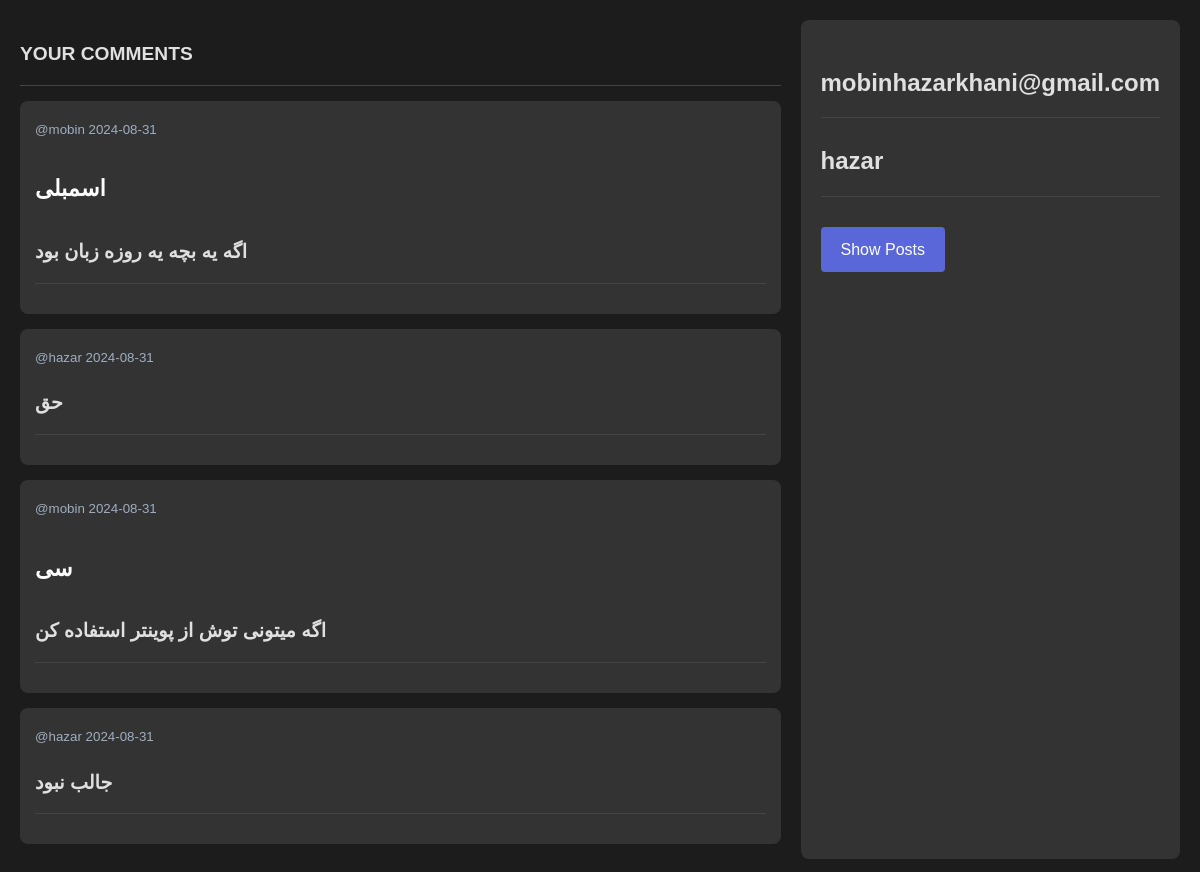
Page /profile/comments (signed in) on the committed database.
### app.py (models this page shows, shortened)
class Comment(db.Model):
    __tablename__ = 'comment'
    id = db.Column(db.Integer, primary_key=True)
    person_id = db.Column(db.Integer, db.ForeignKey('user.id'))
    person = db.relationship('User', back_populates='comments')
    post_id = db.Column(db.Integer, db.ForeignKey('post.id'))
    post = db.relationship('Post', back_populates='comments')
    body = db.Column(db.Text, unique=True, nullable=True)
    created = db.Column(db.DateTime, default=datetime.now)

class User(db.Model):
    __tablename__ = 'user'
    id = db.Column(db.Integer, primary_key=True)
    email = db.Column(db.String(50), unique=True, nullable=False)
    username = db.Column(db.String(80), unique=True, nullable=False)
    password = db.Column(db.String(80), unique=True, nullable=False)
    posts = db.relationship('Post', back_populates='host')
    comments = db.relationship('Comment', back_populates='person')

class Post(db.Model):
    __tablename__ = 'post'
    id = db.Column(db.Integer, primary_key=True)
    user_id = db.Column(db.Integer, db.ForeignKey('user.id'))
    host = db.relationship('User', back_populates='posts')
    topic = db.Column(db.String(20), nullable=True)# unique=True,
    description = db.Column(db.Text, unique=True, nullable=True)
    comments = db.relationship('Comment', back_populates='post')
    created = db.Column(db.DateTime, default=datetime.now)

### app.py (the view)
@app.route('/profile/comments')
def profile_comment():
    username = session['username']
    user = User.query.filter_by(username=username).first()
    comments = Comment.query.filter_by(person_id=user.id)
    return render_template('profile_comment.html', comments=comments, user=user)

### templates/profile_comment.html (shortened to what this page needs)
<!DOCTYPE html>
<html lang="en">
<head>
</head>
<body>
    <div class="home-container">
        <div class="comments-container">
            <h3>YOUR COMMENTS</h3>
            <hr>
            {% for comment in comments %}
            <a href="{{ url_for('show_post', post_id=comment.post_id) }}">
                <div>
                    <small>@{{comment.post.host.username}} {{comment.post.created.strftime('%Y-%m-%d')}}</small>
                    <h4>{{comment.post.topic}}</h4>
                    <h3>{{comment.post.description}}</h3>
                    <hr>
                </div>
            </a>
            <div>
                <small>@{{comment.person.username}} {{comment.created.strftime('%Y-%m-%d')}}</small>
                <h3>{{comment.body}}</h3>
                <hr>
            </div>
            {% endfor %}
        </div>
        <div class="profile-info">
            <h3>{{user.email}}</h3>
            <hr>
            <h3>{{user.username}}</h3>
            <hr>
            <a href="/profile">Show Posts</a>
        </div>
    </div>
</body>
</html>

### templates/profile_comment.html (style rules this page uses)
body { background-color: #1c1c1c; color: #e0e0e0; font-family: Arial, sans-serif; line-height: 1.6; margin: 0; padding: 20px; }
.home-container { display: grid; grid-template-columns: 4fr 1fr; gap: 20px; }
h3 { color: #5a67d8; font-size: 1.8em; margin-bottom: 10px; }
hr { border: 0; height: 1px; background-color: #444; margin: 15px 0; }
a { text-decoration: none; color: #5a67d8; }
.comments-container h4 { font-size: 1.4em; color: #ffffff; }
.comments-container h3 { font-size: 1.2em; color: #e0e0e0; }
.comments-container small { color: #a0aec0; }
.comments-container div { background-color: #333; padding: 15px; border-radius: 8px; margin-bottom: 15px; transition: background-color 0.3s ease; }
.profile-info h3 { font-size: 1.5em; color: #e0e0e0; margin-bottom: 10px; }
.profile-info { background-color: #333; padding: 20px; border-radius: 8px; }
.profile-info a { display: inline-block; padding: 10px 20px; background-color: #5a67d8; color: #fff; border-radius: 4px; margin-top: 15px; text-align: center; transition: background-color 0.3s ease; }

### rows in the picture
Comment: post.host.username "mobin", post.created "2024-08-31", post.topic "اسمبلی", post.description "اگه یه بچه یه روزه زبان بود", person.username "hazar", created "2024-08-31", body "حق"
Comment: post.host.username "mobin", post.created "2024-08-31", post.topic "سی", post.description "اگه میتونی توش از پوینتر استفاده کن", person.username "hazar", created "2024-08-31", body "جالب نبود"
User: email "mobinhazarkhani@gmail.com", username "hazar"
